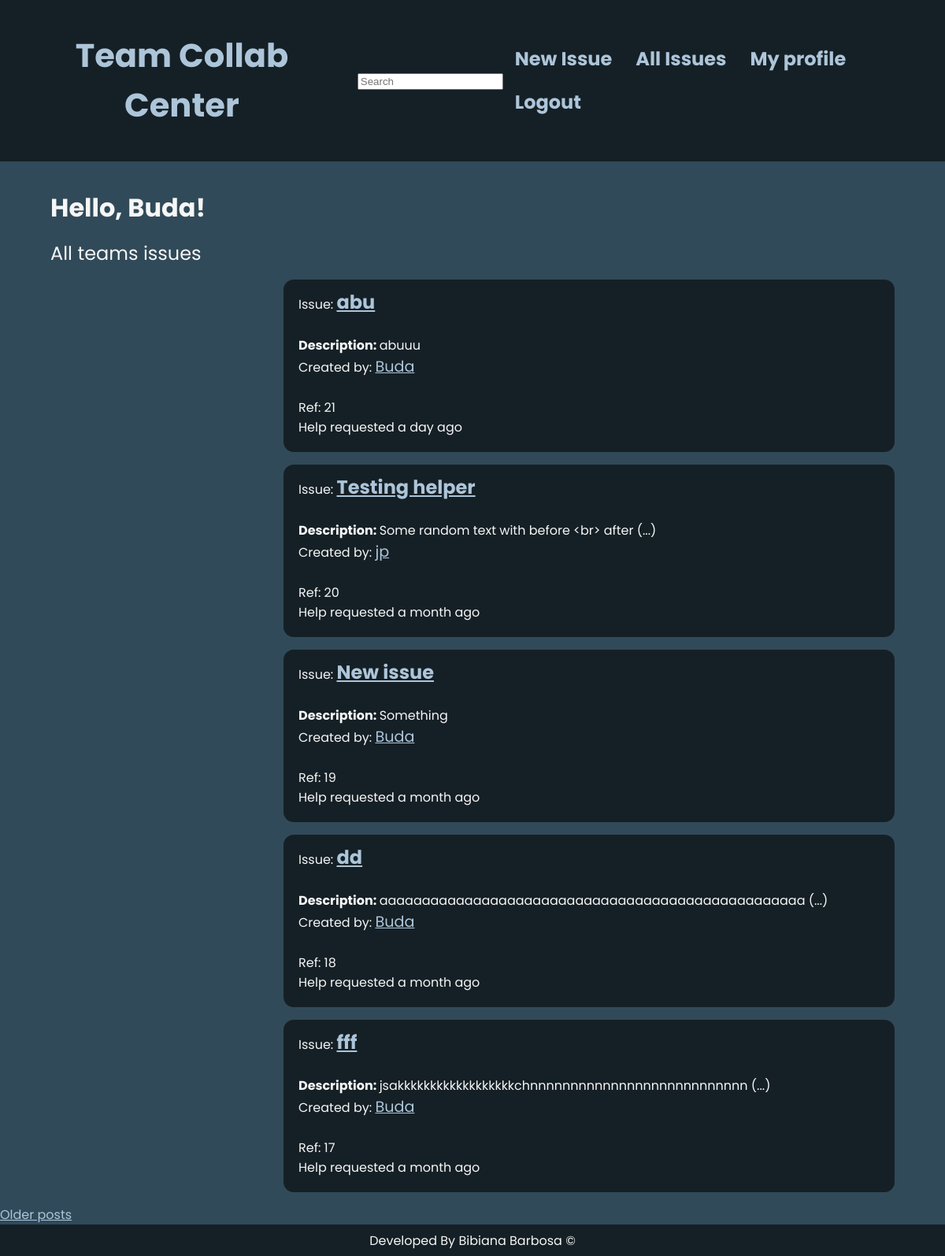
Page /explore (signed in) on the committed database.
### app/models.py (models this page shows, shortened)
class User(UserMixin, db.Model):
    __tablename__='users'
    id = db.Column(db.Integer, primary_key=True)
    username = db.Column(db.String(64), index=True, unique=True)
    email = db.Column(db.String(120), index=True, unique=True)
    password_hash = db.Column(db.String(128))
    posts = db.relationship('Post', backref='author', lazy='dynamic')
    position_id = db.Column(db.Integer, db.ForeignKey('position.id'))
    about_me = db.Column(db.String(240))
    last_seen = db.Column(db.DateTime, default=datetime.utcnow)
    team_id = db.Column(db.Integer, db.ForeignKey('teams.id'))
    comments = db.relationship('Comment', backref='comment_author', lazy='dynamic')

class SearchableMixin(object):
    @classmethod
    def before_commit(cls, session):
        session._changes = {
            'add': list(session.new),
            'update': list(session.dirty),
            'delete': list(session.deleted)
        }
    @classmethod
    def after_commit(cls, session):
        for obj in session._changes['add']:
            if isinstance(obj, SearchableMixin):
                add_to_index(obj.__tablename__, obj)
        for obj in session._changes['update']:
            if isinstance(obj, SearchableMixin):
                add_to_index(obj.__tablename__, obj)
        for obj in session._changes['delete']:
            if isinstance(obj, SearchableMixin):
                remove_from_index(obj.__tablename__, obj)
        session._changes = None

class Post(SearchableMixin, db.Model):
    __searchable__ = ['title', 'description', 'id', 'author']
    __tablename__='posts'
    id = db.Column(db.Integer, primary_key=True)
    title = db.Column(db.String(64))
    description = db.Column(db.String(1000))
    timestamp = db.Column(db.DateTime, index=True, default=datetime.utcnow)
    user_id = db.Column(db.Integer, db.ForeignKey('users.id'))
    team_id = db.Column(db.Integer, db.ForeignKey('teams.id'))
    comments = db.relationship('Comment', backref='comment_ticket', lazy='dynamic')

### app/routes.py (the view)
@app.route('/explore')
@login_required
def explore():
    page = request.args.get('page', 1, type=int)
    posts = Post.query.order_by(Post.timestamp.desc()).paginate(
        page, app.config['POSTS_PER_PAGE'], False)
    next_url = url_for('explore', page=posts.next_num) \
        if posts.has_next else None
    prev_url = url_for('explore', page=posts.prev_num) \
        if posts.has_prev else None
    return render_template('explore.html', title='Explore', posts=posts.items,
                          next_url=next_url, prev_url=prev_url)

### app/forms.py
class SearchForm(FlaskForm):
    q = StringField(('Search'), validators=[DataRequired()])
    def __init__(self, *args, **kwargs):
        if 'formdata' not in kwargs:
            kwargs['formdata'] = request.args
        if 'csrf_enabled' not in kwargs:
            kwargs['csrf_enabled'] = False
        super(SearchForm, self).__init__(*args, **kwargs)

### app/models.py (called while the page is built)
@login.user_loader
def load_user(id):
    return User.query.get(int(id))

### app/routes.py (called while the page is built)
@app.before_request
def before_request():
    if current_user.is_authenticated:
        current_user.last_seen = datetime.utcnow()
        db.session.commit()
        g.search_form = SearchForm()

### app/templates/explore.html (shortened to what this page needs)
{% extends "base.html" %}
    {% block content %}
        <h2 class="welcome">Hello, {{ current_user.username }}!</h2>
        <h3 class="teams">All teams issues</h3>
    {% for post in posts %}
        {% include '_post.html' %}
    {% endfor %}
        {% if next_url %}
        <a href="{{ next_url }}">Older posts</a>
        {% endif %}
{% endblock %}

### app/templates/_post.html (shortened to what this page needs)
<div class="posts-wrapper">
    <table class="posts-issues-table>
        <tr valign="top">
            <td>
                Issue: <b><a class="issue-name" href="{{ url_for('post_view', id=post.id) }}">{{ post.title }}</a></b>
                <br>
                <br>
                <b><span>Description: </span></b>
                {% if post.description|length < 20 %}
                    {{ post.description }}
                {% else %}
                    {{ post.description[0:50] }} (...)
                {% endif %}
                <br>
                Created by: <a class="creator-name" href="{{ url_for('user', username=post.author.username) }}">
                    {{ post.author.username }}
                </a>
                <br>
                <br>
                Ref: {{ post.id }}
                <br>
                Help requested {{ moment(post.timestamp).fromNow() }}
            </td>
    </table>
</div>

### app/static/styles/base/style.css (style rules this page uses)
.welcome { margin: .2rem 4rem 0 4rem; padding-top: 2rem; font-size: 2rem; }
.teams { margin: 0 4rem 0 4rem; padding-top: 1rem; font-size: 1.5rem; font-weight: normal; }
.posts-wrapper { background-position: center; padding: 0.5rem 1rem 1rem 1rem; background-color: #152026; margin: 1rem 4rem 1rem 30%; border-radius: 13px; color: #F6F6F6; }
.posts-wrapper a { color: #ADC5D9; text-decoration: underline; cursor: pointer; }
.posts-wrapper .issue-name { font-size: 1.5rem; }
.posts-wrapper .creator-name { font-size: 1.2rem; }
* { -webkit-box-sizing: border-box; box-sizing: border-box; }
body { font-family: 'Poppins', sans-serif; color: #F6F6F6; margin: 0; background-color: #314A59; }
body a { color: #ADC5D9; }

### rows in the picture
User: username "Buda"
Post: title "abu", description "abuuu", author.username "Buda", id "21", timestamp "a day ago"
Post: title "Testing helper", description "Some random text with before <br> after", author.username "jp", id "20", timestamp "a month ago"
Post: title "New issue", description "Something", author.username "Buda", id "19", timestamp "a month ago"
Post: title "dd", description "aaaaaaaaaaaaaaaaaaaaaaaaaaaaaaaaaaaaaaaaaaaaaaaaaa", author.username "Buda", id "18", timestamp "a month ago"
Post: title "fff", description "jsakkkkkkkkkkkkkkkkkkchnnnnnnnnnnnnnnnnnnnnnnnnnnn", author.username "Buda", id "17", timestamp "a month ago"
